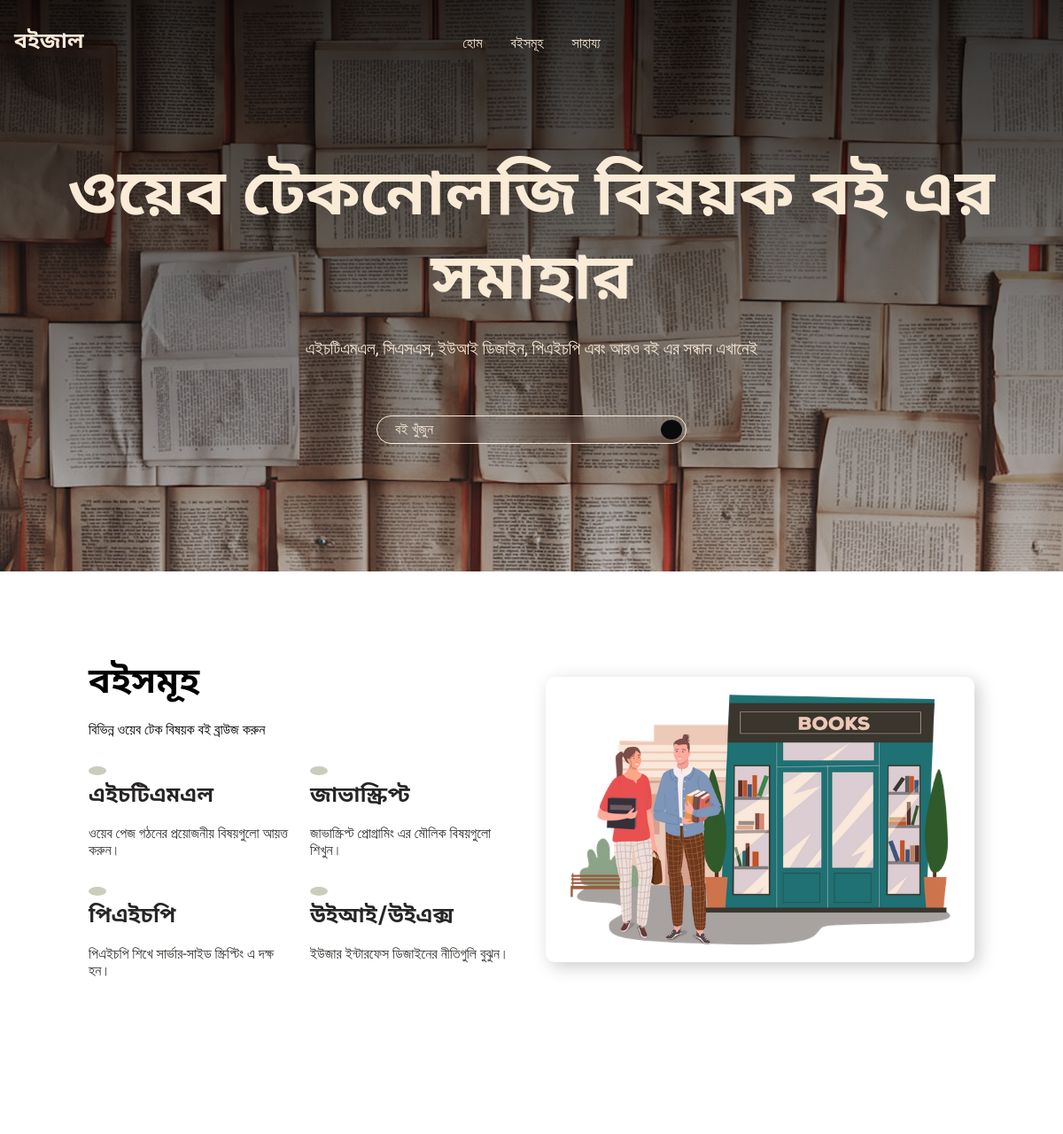
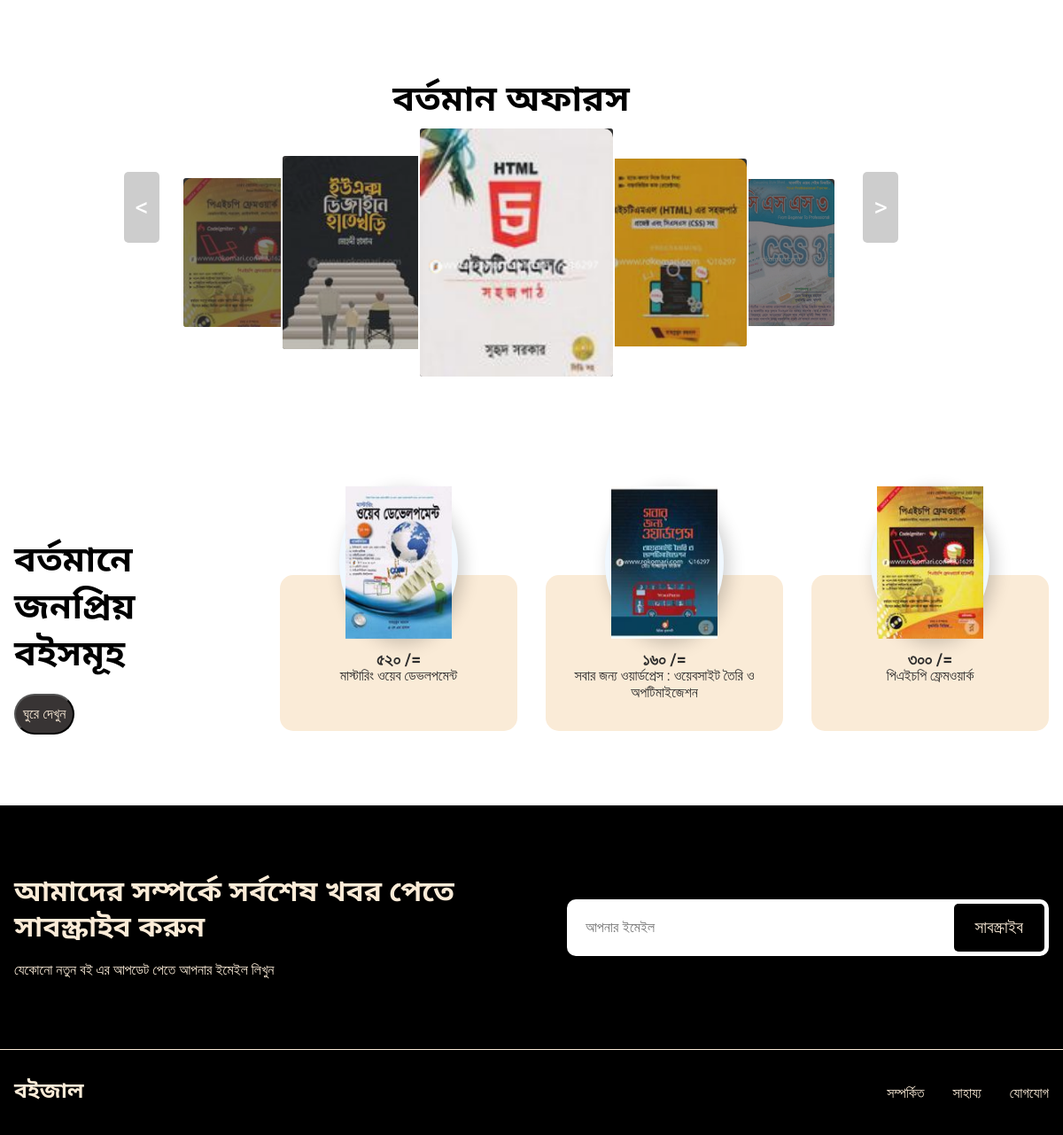
The page / on the database its author committed (2 pictures, top to bottom).
### tables this page shows
CREATE TABLE `bookinfo` (
  `id` int(11) NOT NULL,
  `name_e` varchar(255) NOT NULL,
  `name_b` varchar(255) NOT NULL,
  `price_e` int(11) NOT NULL,
  `price_b` varchar(255) NOT NULL,
  `author_e` varchar(255) NOT NULL,
  `author_b` varchar(255) NOT NULL,
  `page_e` int(11) NOT NULL,
  `page_b` varchar(255) NOT NULL,
  `isbn_e` bigint(20) NOT NULL,
  `isbn_b` varchar(255) NOT NULL,
  `description` mediumtext NOT NULL,
  `rate_e` int(11) NOT NULL,
  `rate_b` varchar(255) NOT NULL,
  `category_e` varchar(255) NOT NULL,
  `category_b` varchar(255) NOT NULL,
  `image` varchar(255) NOT NULL
);

### index.php (the view, shortened to what this page needs)
<?php
include 'connect.php';
$select_books = $conn->prepare("SELECT * FROM `bookinfo` LIMIT 7");
$select_books->execute();
$books = $select_books->fetchAll(PDO::FETCH_ASSOC);
?>
<html lang="en">
<head>
    <link href="https://cdn.jsdelivr.net/npm/remixicon@3.5.0/fonts/remixicon.css" rel="stylesheet"/>
    <link rel="stylesheet" href="style.css">
    <link rel="stylesheet" href="jquery.hislide.css" />
</head>
<body>
    <header class="header">
        <nav>
            <div class="Nlogo"><a href="index.php">বইজাল</a></div>
            <ul class="navlinks" id="nav-links">
                <li class="link"><a href="index.php">হোম</a></li>
                <li class="link"><a href="category.php">বইসমূহ </a></li>
                <li class="link"><a href="#help">সাহায্য</a></li>
              </ul>
        </nav>
        <div class="sectioncontainer headercontainer" id="home">
            <h1>ওয়েব টেকনোলজি বিষয়ক বই এর সমাহার</h1>
            <p>
                এইচটিএমএল, সিএসএস, ইউআই ডিজাইন, পিএইচপি এবং আরও বই এর সন্ধান এখানেই
            </p>
            <form action="search.php" method="POST">
              <input type="text" name="query" placeholder="বই খুঁজুন" />
              <button type="submit"><i class="ri-search-line"></i></button>
            </form>
          </div>
    </header>
    <section class="sectioncontainer choosecontainer" id="choose">
      <div class="choosecontent">
        <h2 class="sectionheader">বইসমূহ</h2>
        <p class="sectionsubheader">
          বিভিন্ন ওয়েব টেক বিষয়ক বই ব্রাউজ করুন
        </p>
        <div class="choosegrid">
          <div class="choosecard">
            <span><i class="ri-html5-line"></i></span>
            <h4>এইচটিএমএল</h4>
            <p>
              ওয়েব পেজ গঠনের প্রয়োজনীয় বিষয়গুলো আয়ত্ত করুন।
            </p>
          </div>
          <div class="choosecard">
            <span><i class="ri-javascript-line"></i></span>
            <h4>জাভাস্ক্রিপ্ট</h4>
            <p>
              জাভাস্ক্রিপ্ট প্রোগ্রামিং এর মৌলিক বিষয়গুলো শিখুন।
            </p>
          </div>
          <div class="choosecard">
            <span><i class="ri-server-line"></i></span>
            <h4>পিএইচপি</h4>
            <p>
              পিএইচপি শিখে সার্ভার-সাইড স্ক্রিপ্টিং এ দক্ষ হন।
            </p>
          </div>
          <div class="choosecard">
            <span><i class="ri-layout-masonry-line"></i></span>
            <h4>উইআই/উইএক্স</h4>
            <p>
              ইউজার ইন্টারফেস ডিজাইনের নীতিগুলি বুঝুন।
            </p>
          </div>
        </div>
      </div>
      <div class="chooseimage">
        <img src="images/choose.png" alt="choose" />
      </div>
    </section>
    <section class="offercontainer sectioncontainer" id="offer">
    <div class="image-rotator hi-slide">
        <div class="hi-prev"></div>
        <div class="hi-next"></div>
        <h2 class="sectionheader2">বর্তমান অফারস</h2>
        <ul>
            <?php foreach ($books as $book): ?>
                <li>
                    <a href="prod.php?book_id=<?= $book['id']; ?>"><img src="uploaded_img/<?= $book['image']; ?>" alt="<?= $book['name_b']; ?>" /></a>
                </li>
            <?php endforeach; ?>
        </ul>
        </div>
    </section>
    <section class="sectioncontainer craftcontainer" id="craft">
    <div class="craftcontent">
      <h2 class="sectionheader">বর্তমানে জনপ্রিয় বইসমূহ</h2>
      <button class="btn">ঘুরে দেখুন</button>
    </div>
    <?php
        $select_popular_books = $conn->prepare("SELECT * FROM `bookinfo` LIMIT 3");
        $select_popular_books->execute();
        $popular_books = $select_popular_books->fetchAll(PDO::FETCH_ASSOC);
    ?>
    <?php foreach ($popular_books as $book): ?>
      <div class="craftimage">
        <div class="craftimagecontent">
          <a href="prod.php?book_id=<?= $book['id']; ?>"><img src="uploaded_img/<?= $book['image']; ?>" alt="craft" /></a>
          <p><?= $book['name_b']; ?></p>
          <h4><?= $book['price_b']; ?> /=</h4>
        </div>
      </div>
    <?php endforeach; ?>
    </section>
    <footer class="footer">
      <div class="sectioncontainer footercontainer">
        <div class="footercontent">
          <h4>আমাদের সম্পর্কে সর্বশেষ খবর পেতে সাবস্ক্রাইব করুন</h4>
          <p>
            যেকোনো নতুন বই এর আপডেট পেতে আপনার ইমেইল লিখুন
          </p>
        </div>
        <div class="footerform">
            <form action="index.php" method="POST">
              <input type="text" name="email" placeholder="আপনার ইমেইল" />
              <button type="submit" class="newsub">সাবস্ক্রাইব</button>
            </form>
        </div>
      </div>
      <div class="sectioncontainer footerbar">
        <div class="footerlogo">
          <h4><a href="#">বইজাল</a></h4>
        </div>
        <ul class="footernav">
          <li class="footerlink"><a href="#">সম্পর্কিত</a></li>
          <li class="footerlink"><a href="#">সাহায্য</a></li>
          <li class="footerlink"><a href="#">যোগযোগ</a></li>
        </ul>
      </div>
    </footer>
</body>
</html>

### index.php (style rules this page uses)
.header { background-image: linear-gradient( to bottom, rgba(0,0,0,.8), rgba(0,0,0,.2) ), url(images/header.jpg); }

### rows shown on the page
bookinfo: image (picture), name_b "পিএইচপি ফ্রেমওয়ার্ক", price_b "৩০০"
bookinfo: image (picture)
bookinfo: image (picture)
bookinfo: image (picture)
bookinfo: image (picture)
bookinfo: image (picture), name_b "মাস্টারিং ওয়েব ডেভলপমেন্ট", price_b "৫২০"
bookinfo: image (picture), name_b "সবার জন্য ওয়ার্ডপ্রেস : ওয়েবসাইট তৈরি ও অপটিমাইজেশন", price_b "১৬০"
